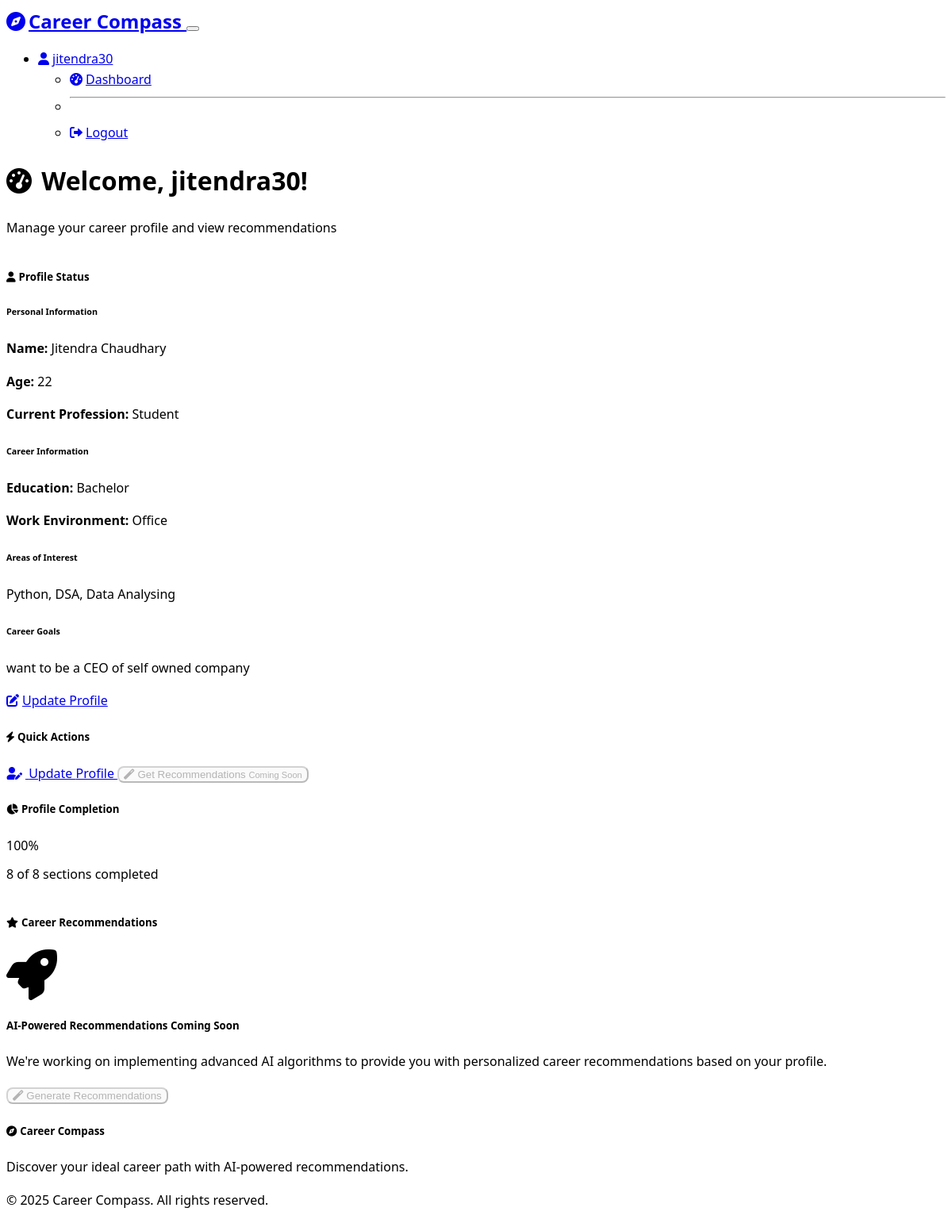
The app's page /dashboard (signed in) with its own data.
### models.py (models this page shows, shortened)
class User(UserMixin, db.Model):
    __tablename__ = 'users'
    id = db.Column(db.Integer, primary_key=True)
    username = db.Column(db.String(80), unique=True, nullable=False)
    email = db.Column(db.String(120), unique=True, nullable=False)
    password_hash = db.Column(db.String(256), nullable=False)
    created_at = db.Column(db.DateTime, default=datetime.utcnow)
    career_profile = db.relationship('CareerProfile', backref='user', uselist=False, cascade='all, delete-orphan')

class CareerProfile(db.Model):
    __tablename__ = 'career_profiles'
    id = db.Column(db.Integer, primary_key=True)
    user_id = db.Column(db.Integer, db.ForeignKey('users.id'), nullable=False)
    full_name = db.Column(db.String(100), nullable=False)
    age = db.Column(db.Integer, nullable=True)
    current_profession = db.Column(db.String(100), nullable=True)
    area_of_interests = db.Column(db.Text, nullable=True)
    career_goals = db.Column(db.Text, nullable=True)
    current_skills = db.Column(db.Text, nullable=True)
    preferred_work_environment = db.Column(db.String(50), nullable=True)
    expected_salary_min = db.Column(db.Integer, nullable=True)
    expected_salary_max = db.Column(db.Integer, nullable=True)
    education_level = db.Column(db.String(50), nullable=True)
    years_of_experience = db.Column(db.Integer, nullable=True)
    willing_to_relocate = db.Column(db.Boolean, default=False)
    created_at = db.Column(db.DateTime, default=datetime.utcnow)
    updated_at = db.Column(db.DateTime, default=datetime.utcnow, onupdate=datetime.utcnow)

### routes.py (the view)
@app.route('/dashboard')
@login_required
def dashboard():
    profile = CareerProfile.query.filter_by(user_id=current_user.id).first()
    return render_template('dashboard.html', title='Dashboard', profile=profile)

### app.py (called while the page is built)
@login_manager.user_loader
def load_user(user_id):
    from models import User
    return User.query.get(int(user_id))

### templates/dashboard.html (shortened to what this page needs)
{% extends "base.html" %}
{% block content %}
<div class="container py-5">
    <div class="row">
        <div class="col-12">
            <div class="d-flex justify-content-between align-items-center mb-4">
                <div>
                    <h1 class="display-6 fw-bold">
                        <i class="fas fa-tachometer-alt me-3"></i>
                        Welcome, {{ current_user.username }}!
                    </h1>
                    <p class="lead text-muted">Manage your career profile and view recommendations</p>
                </div>
            </div>
        </div>
    </div>
    <div class="row g-4">
        <div class="col-lg-8">
            <div class="card h-100">
                <div class="card-header bg-primary text-white">
                    <h5 class="card-title mb-0">
                        <i class="fas fa-user me-2"></i>Profile Status
                    </h5>
                </div>
                <div class="card-body">
                    {% if profile %}
                        <div class="row">
                            <div class="col-md-6">
                                <h6 class="text-muted">Personal Information</h6>
                                <p><strong>Name:</strong> {{ profile.full_name }}</p>
                                {% if profile.age %}
                                    <p><strong>Age:</strong> {{ profile.age }}</p>
                                {% endif %}
                                {% if profile.current_profession %}
                                    <p><strong>Current Profession:</strong> {{ profile.current_profession }}</p>
                                {% endif %}
                            </div>
                            <div class="col-md-6">
                                <h6 class="text-muted">Career Information</h6>
                                {% if profile.education_level %}
                                    <p><strong>Education:</strong> {{ profile.education_level.replace('_', ' ').title() }}</p>
                                {% endif %}
                                {% if profile.preferred_work_environment %}
                                    <p><strong>Work Environment:</strong> {{ profile.preferred_work_environment.replace('_', ' ').title() }}</p>
                                {% endif %}
                            </div>
                        </div>
                        {% if profile.area_of_interests %}
                            <div class="mt-3">
                                <h6 class="text-muted">Areas of Interest</h6>
                                <p>{{ profile.area_of_interests }}</p>
                            </div>
                        {% endif %}
                        {% if profile.career_goals %}
                            <div class="mt-3">
                                <h6 class="text-muted">Career Goals</h6>
                                <p>{{ profile.career_goals }}</p>
                            </div>
                        {% endif %}
                        <div class="mt-4">
                            <a href="{{ url_for('profile') }}" class="btn btn-primary">
                                <i class="fas fa-edit me-2"></i>Update Profile
                            </a>
                        </div>
                    {% endif %}
                </div>
            </div>
        </div>
        <div class="col-lg-4">
            <div class="card">
                <div class="card-header bg-secondary text-white">
                    <h5 class="card-title mb-0">
                        <i class="fas fa-bolt me-2"></i>Quick Actions
                    </h5>
                </div>
                <div class="card-body">
                    <div class="d-grid gap-2">
                        <a href="{{ url_for('profile') }}" class="btn btn-outline-primary">
                            <i class="fas fa-user-edit me-2"></i>
                            {% if profile %}Update{% else %}Create{% endif %} Profile
                        </a>
                        {% if profile %}
                            <button class="btn btn-outline-success" disabled>
                                <i class="fas fa-magic me-2"></i>Get Recommendations
                                <small class="d-block text-muted">Coming Soon</small>
                            </button>
                        {% endif %}
                    </div>
                </div>
            </div>
            {% if profile %}
                <div class="card mt-4">
                    <div class="card-header bg-info text-white">
                        <h5 class="card-title mb-0">
                            <i class="fas fa-chart-pie me-2"></i>Profile Completion
                        </h5>
                    </div>
                    <div class="card-body">
                        {% set completion_items = [
                            profile.full_name,
                            profile.age,
                            profile.current_profession,
                            profile.area_of_interests,
                            profile.career_goals,
                            profile.current_skills,
                            profile.preferred_work_environment,
                            profile.education_level
                        ] %}
                        {% set completed_count = completion_items | select | list | length %}
                        {% set total_count = completion_items | length %}
                        {% set completion_percentage = (completed_count / total_count * 100) | round | int %}
                        <div class="progress mb-3" style="height: 20px;">
                            <div class="progress-bar" role="progressbar"
                                 style="width: {{ completion_percentage }}%;"
                                 aria-valuenow="{{ completion_percentage }}"
                                 aria-valuemin="0" aria-valuemax="100">
                                {{ completion_percentage }}%
                            </div>
                        </div>
                        <p class="mb-0">{{ completed_count }} of {{ total_count }} sections completed</p>
                    </div>
                </div>
            {% endif %}
        </div>
    </div>
    {% if profile %}
        <div class="row mt-5">
            <div class="col-12">
                <div class="card">
                    <div class="card-header bg-success text-white">
                        <h5 class="card-title mb-0">
                            <i class="fas fa-star me-2"></i>Career Recommendations
                        </h5>
                    </div>
                    <div class="card-body text-center py-5">
                        <i class="fas fa-rocket text-muted" style="font-size: 4rem;"></i>
                        <h5 class="mt-3">AI-Powered Recommendations Coming Soon</h5>
                        <p class="text-muted">We're working on implementing advanced AI algorithms to provide you with personalized career recommendations based on your profile.</p>
                        <button class="btn btn-success" disabled>
                            <i class="fas fa-magic me-2"></i>Generate Recommendations
                        </button>
                    </div>
                </div>
            </div>
        </div>
    {% endif %}
</div>
{% endblock %}

### templates/base.html (shortened to what this page needs)
<!DOCTYPE html>
<html lang="en" data-bs-theme="dark">
<head>
    <link href="https://cdn.replit.com/agent/bootstrap-agent-dark-theme.min.css" rel="stylesheet">
    <link rel="stylesheet" href="https://cdnjs.cloudflare.com/ajax/libs/font-awesome/6.0.0/css/all.min.css">
    <link rel="stylesheet" href="{{ url_for('static', filename='css/style.css') }}">
</head>
<body>
    <nav class="navbar navbar-expand-lg navbar-dark bg-dark">
        <div class="container">
            <a class="navbar-brand" href="{{ url_for('index') }}">
                <i class="fas fa-compass me-2"></i>Career Compass
            </a>
            <button class="navbar-toggler" type="button" data-bs-toggle="collapse" data-bs-target="#navbarNav" aria-controls="navbarNav" aria-expanded="false" aria-label="Toggle navigation">
            </button>
            <div class="collapse navbar-collapse" id="navbarNav">
                <ul class="navbar-nav ms-auto">
                    {% if current_user.is_authenticated %}
                        <li class="nav-item dropdown">
                            <a class="nav-link dropdown-toggle" href="#" id="navbarDropdown" role="button" data-bs-toggle="dropdown" aria-expanded="false">
                                <i class="fas fa-user me-1"></i>{{ current_user.username }}
                            </a>
                            <ul class="dropdown-menu">
                                <li><a class="dropdown-item" href="{{ url_for('dashboard') }}"><i class="fas fa-tachometer-alt me-2"></i>Dashboard</a></li>
                                <li><hr class="dropdown-divider"></li>
                                <li><a class="dropdown-item" href="{{ url_for('logout') }}"><i class="fas fa-sign-out-alt me-2"></i>Logout</a></li>
                            </ul>
                        </li>
                    {% endif %}
                </ul>
            </div>
        </div>
    </nav>
    <main>
        {% block content %}{% endblock %}
    </main>
    <footer class="bg-dark text-light mt-5 py-4">
        <div class="container">
            <div class="row">
                <div class="col-md-6">
                    <h5><i class="fas fa-compass me-2"></i>Career Compass</h5>
                    <p class="mb-0">Discover your ideal career path with AI-powered recommendations.</p>
                </div>
                <div class="col-md-6 text-md-end">
                    <p class="mb-0">&copy; 2025 Career Compass. All rights reserved.</p>
                </div>
            </div>
        </div>
    </footer>
</body>
</html>

### static/css/style.css (style rules this page uses)
:root { --primary-color: #0d6efd; --secondary-color: #6c757d; --success-color: #198754; --info-color: #0dcaf0; --warning-color: #ffc107; --danger-color: #dc3545; --light-color: #f8f9fa; --dark-color: #212529; }
body { font-family: 'Segoe UI', Tahoma, Geneva, Verdana, sans-serif; line-height: 1.6; }
.navbar-brand { font-weight: bold; font-size: 1.5rem; }
.card { border: none; border-radius: 10px; overflow: hidden; }
.card-header { border-bottom: none; font-weight: 600; }
.progress { border-radius: 10px; }
.progress-bar { background: linear-gradient(45deg, var(--bs-success), #20c997); }
.btn { border-radius: 8px; font-weight: 500; transition: all 0.3s ease-in-out; }
footer { margin-top: auto; }
.fa, .fas, .far, .fab { margin-right: 0.25rem; }
[data-bs-theme="dark"] .text-muted { color: var(--bs-gray-400) !important; }
.progress-bar { transition: width 0.6s ease; }

### records on screen
User: username "jitendra30"
CareerProfile: full_name "Jitendra Chaudhary", age "22", current_profession "Student", education_level.replace "Bachelor", preferred_work_environment.replace "Office", area_of_interests "Python, DSA, Data Analysing", career_goals "want to be a CEO of self owned company"

### other values on screen
{{ completion_percentage }} "100"
{{ completed_count }} "8"
{{ total_count }} "8"
